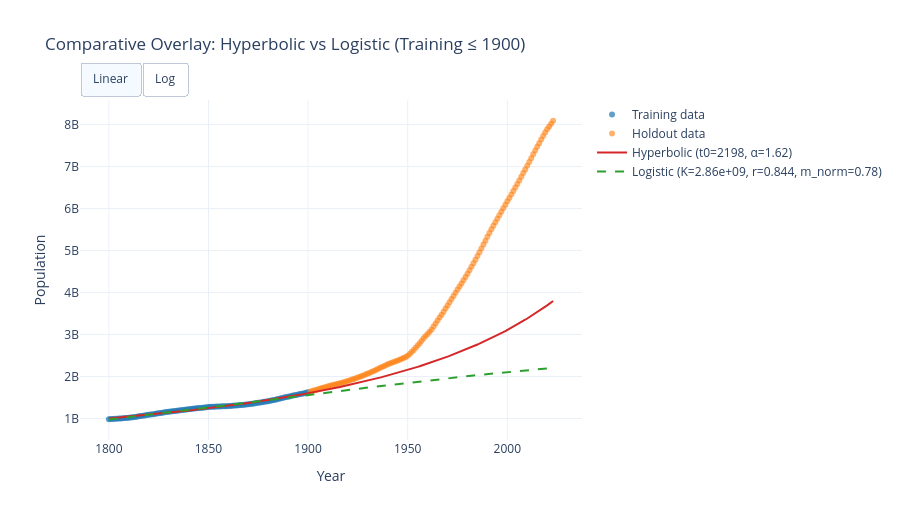

Notebook source saved alongside this figure:
### Code cell
def plot_comparative_overlay(
    data: pd.DataFrame,
    inference_year: int,
    logistic_idatas: Dict[int, az.InferenceData],
    logistic_rolling_results: pd.DataFrame,
) -> go.Figure:
    """
    Overlay observed data with hyperbolic (MAP) and logistic (posterior mean)
    projections for a given inference year.
    """
    train_data = data.loc[data["year"] <= inference_year].copy()
    holdout_data = data.loc[data["year"] > inference_year].copy()

    # Hyperbolic MAP fit
    _, _, hyp_meta = fit_hyperbolic_model(train_data, mode="map", verbose=False)

    # Logistic posterior-mean parameters
    log_row = logistic_rolling_results.loc[
        logistic_rolling_results["inference_year"] == inference_year
    ]

    year_range = np.arange(int(data["year"].min()), int(data["year"].max()) + 1, dtype=float)

    fig = go.Figure()

    # Observed training data
    fig.add_trace(go.Scatter(
        x=train_data["year"], y=train_data["population"],
        mode="markers",
        marker={"size": 6, "color": "#1f77b4", "opacity": 0.7},
        name="Training data",
        hovertemplate="Year: %{x}<br>Pop: %{y:,.0f}<extra></extra>",
    ))

    # Holdout data
    if not holdout_data.empty:
        fig.add_trace(go.Scatter(
            x=holdout_data["year"], y=holdout_data["population"],
            mode="markers",
            marker={"size": 6, "color": "#ff7f0e", "opacity": 0.6},
            name="Holdout data",
            hovertemplate="Year: %{x}<br>Pop: %{y:,.0f}<extra></extra>",
        ))

    # Hyperbolic projection
    if hyp_meta.get("success", False):
        hyp_pred = predict_hyperbolic_population(year_range, hyp_meta)
        fig.add_trace(go.Scatter(
            x=year_range, y=hyp_pred,
            mode="lines",
            line={"color": "#d62728", "width": 2},
            name=f"Hyperbolic (t0={hyp_meta['t0']:.0f}, α={hyp_meta['alpha']:.2f})",
            hovertemplate="Year: %{x:.0f}<br>Pop: %{y:,.0f}<extra></extra>",
        ))

    # Logistic projection (with time normalization)
    if not log_row.empty and bool(log_row["fit_success"].iloc[0]):
        K_val = float(log_row["K"].iloc[0])
        r_val = float(log_row["r"].iloc[0])
        m_norm_val = float(log_row["m_norm"].iloc[0])
        t_min_val = float(log_row["t_min"].iloc[0])
        t_max_val = float(log_row["t_max"].iloc[0])
        log_pred = predict_logistic_population_normalized(
            year_range, K_val, r_val, m_norm_val, t_min_val, t_max_val
        )
        fig.add_trace(go.Scatter(
            x=year_range, y=log_pred,
            mode="lines",
            line={"color": "#2ca02c", "width": 2, "dash": "dash"},
            name=f"Logistic (K={K_val:.2e}, r={r_val:.3f}, m_norm={m_norm_val:.2f})",
            hovertemplate="Year: %{x:.0f}<br>Pop: %{y:,.0f}<extra></extra>",
        ))

    fig.update_layout(
        title=f"Comparative Overlay: Hyperbolic vs Logistic (Training ≤ {inference_year})",
        xaxis_title="Year",
        yaxis_title="Population",
        template="plotly_white",
        height=520,
        hovermode="x unified",
        yaxis=dict(type="linear"),
        updatemenus=[dict(
            type="buttons", direction="left",
            buttons=[
                dict(args=[{"yaxis.type": "linear"}], label="Linear", method="relayout"),
                dict(args=[{"yaxis.type": "log"}], label="Log", method="relayout"),
            ],
            pad={"r": 10, "t": 10}, showactive=True,
            x=0.0, xanchor="left", y=1.14, yanchor="top",
        )],
    )
    return fig


# Plot comparative overlays for available windows
available_years = sorted(
    set(logistic_rolling_results.loc[logistic_rolling_results["fit_success"], "inference_year"])
)
if available_years:
    for _year in available_years:
        print(f"\nComparative overlay — inference year {_year}")
        plot_comparative_overlay(
            clean_df, _year, logistic_idatas, logistic_rolling_results
        ).show()
else:
    print("No logistic rolling fits available yet — run M4.2 cell first.")

### Figure 1 — Plotly figure (JSON) as saved in the notebook; plotly's stock layout.template omitted (floating-point values rounded to 4 significant figures; data arrays with more than 128 entries replaced by an {"elided": "..."} marker saying what was removed)
{"data": [{"hovertemplate": "Year: %{x}<br>Pop: %{y:,.0f}<extra></extra>", "marker": {"color": "#1f77b4", "opacity": 0.7, "size": 6}, "mode": "markers", "name": "Training data", "type": "scatter", "x": [1800, 1801, 1802, 1803, 1804, 1805, 1806, 1807, 1808, 1809, 1810, 1811, 1812, 1813, 1814, 1815, 1816, 1817, 1818, 1819, 1820, 1821, 1822, 1823, 1824, 1825, 1826, 1827, 1828, 1829, 1830, 1831, 1832, 1833, 1834, 1835, 1836, 1837, 1838, 1839, 1840, 1841, 1842, 1843, 1844, 1845, 1846, 1847, 1848, 1849, 1850, 1851, 1852, 1853, 1854, 1855, 1856, 1857, 1858, 1859, 1860, 1861, 1862, 1863, 1864, 1865, 1866, 1867, 1868, 1869, 1870, 1871, 1872, 1873, 1874, 1875, 1876, 1877, 1878, 1879, 1880, 1881, 1882, 1883, 1884, 1885, 1886, 1887, 1888, 1889, 1890, 1891, 1892, 1893, 1894, 1895, 1896, 1897, 1898, 1899, 1900], "y": [983100000.0, 986500000.0, 989900000.0, 993300000.0, 996800000.0, 1000000000.0, 1004000000.0, 1007000000.0, 1011000000.0, 1015000000.0, 1020000000.0, 1026000000.0, 1032000000.0, 1038000000.0, 1045000000.0, 1052000000.0, 1060000000.0, 1067000000.0, 1075000000.0, 1082000000.0, 1090000000.0, 1097000000.0, 1103000000.0, 1111000000.0, 1118000000.0, 1125000000.0, 1133000000.0, 1141000000.0, 1148000000.0, 1156000000.0, 1162000000.0, 1169000000.0, 1175000000.0, 1180000000.0, 1186000000.0, 1191000000.0, 1197000000.0, 1203000000.0, 1208000000.0, 1214000000.0, 1220000000.0, 1225000000.0, 1231000000.0, 1237000000.0, 1242000000.0, 1248000000.0, 1254000000.0, 1260000000.0, 1266000000.0, 1271000000.0, 1276000000.0, 1279000000.0, 1281000000.0, 1283000000.0, 1285000000.0, 1286000000.0, 1288000000.0, 1290000000.0, 1293000000.0, 1295000000.0, 1298000000.0, 1301000000.0, 1305000000.0, 1309000000.0, 1313000000.0, 1317000000.0, 1321000000.0, 1325000000.0, 1330000000.0, 1335000000.0, 1340000000.0, 1346000000.0, 1353000000.0, 1360000000.0, 1368000000.0, 1375000000.0, 1382000000.0, 1390000000.0, 1398000000.0, 1406000000.0, 1415000000.0, 1424000000.0, 1434000000.0, 1444000000.0, 1455000000.0, 1466000000.0, 1477000000.0, 1488000000.0, 1499000000.0, 1510000000.0, 1521000000.0, 1531000000.0, 1542000000.0, 1552000000.0, 1562000000.0, 1572000000.0, 1583000000.0, 1593000000.0, 1604000000.0, 1615000000.0, 1627000000.0]}, {"hovertemplate": "Year: %{x}<br>Pop: %{y:,.0f}<extra></extra>", "marker": {"color": "#ff7f0e", "opacity": 0.6, "size": 6}, "mode": "markers", "name": "Holdout data", "type": "scatter", "x": [1901, 1902, 1903, 1904, 1905, 1906, 1907, 1908, 1909, 1910, 1911, 1912, 1913, 1914, 1915, 1916, 1917, 1918, 1919, 1920, 1921, 1922, 1923, 1924, 1925, 1926, 1927, 1928, 1929, 1930, 1931, 1932, 1933, 1934, 1935, 1936, 1937, 1938, 1939, 1940, 1941, 1942, 1943, 1944, 1945, 1946, 1947, 1948, 1949, 1950, 1951, 1952, 1953, 1954, 1955, 1956, 1957, 1958, 1959, 1960, 1961, 1962, 1963, 1964, 1965, 1966, 1967, 1968, 1969, 1970, 1971, 1972, 1973, 1974, 1975, 1976, 1977, 1978, 1979, 1980, 1981, 1982, 1983, 1984, 1985, 1986, 1987, 1988, 1989, 1990, 1991, 1992, 1993, 1994, 1995, 1996, 1997, 1998, 1999, 2000, 2001, 2002, 2003, 2004, 2005, 2006, 2007, 2008, 2009, 2010, 2011, 2012, 2013, 2014, 2015, 2016, 2017, 2018, 2019, 2020, 2021, 2022, 2023], "y": [1640000000.0, 1653000000.0, 1667000000.0, 1681000000.0, 1695000000.0, 1710000000.0, 1725000000.0, 1739000000.0, 1754000000.0, 1767000000.0, 1780000000.0, 1793000000.0, 1805000000.0, 1817000000.0, 1829000000.0, 1841000000.0, 1854000000.0, 1867000000.0, 1881000000.0, 1895000000.0, 1911000000.0, 1927000000.0, 1944000000.0, 1961000000.0, 1979000000.0, 1997000000.0, 2015000000.0, 2033000000.0, 2052000000.0, 2072000000.0, 2092000000.0, 2113000000.0, 2135000000.0, 2157000000.0, 2179000000.0, 2202000000.0, 2225000000.0, 2248000000.0, 2271000000.0, 2292000000.0, 2312000000.0, 2331000000.0, 2349000000.0, 2367000000.0, 2385000000.0, 2402000000.0, 2421000000.0, 2442000000.0, 2468000000.0, 2493000000.0, 2537000000.0, 2584000000.0, 2634000000.0, 2686000000.0, 2740000000.0, 2795000000.0, 2853000000.0, 2911000000.0, 2966000000.0, 3015000000.0, 3065000000.0, 3123000000.0, 3193000000.0, 3264000000.0, 3335000000.0, 3404000000.0, 3473000000.0, 3545000000.0, 3619000000.0, 3695000000.0, 3770000000.0, 3845000000.0, 3921000000.0, 3996000000.0, 4071000000.0, 4144000000.0, 4218000000.0, 4292000000.0, 4369000000.0, 4448000000.0, 4529000000.0, 4613000000.0, 4697000000.0, 4782000000.0, 4869000000.0, 4958000000.0, 5050000000.0, 5142000000.0, 5234000000.0, 5328000000.0, 5419000000.0, 5506000000.0, 5592000000.0, 5676000000.0, 5759000000.0, 5842000000.0, 5925000000.0, 6007000000.0, 6089000000.0, 6172000000.0, 6255000000.0, 6338000000.0, 6420000000.0, 6503000000.0, 6587000000.0, 6671000000.0, 6757000000.0, 6844000000.0, 6933000000.0, 7022000000.0, 7111000000.0, 7201000000.0, 7292000000.0, 7382000000.0, 7470000000.0, 7559000000.0, 7646000000.0, 7730000000.0, 7811000000.0, 7887000000.0, 7954000000.0, 8021000000.0, 8092000000.0]}, {"hovertemplate": "Year: %{x:.0f}<br>Pop: %{y:,.0f}<extra></extra>", "line": {"color": "#d62728", "width": 2}, "mode": "lines", "name": "Hyperbolic (t0=2198, α=1.62)", "type": "scatter", "x": {"elided": "224 float values"}, "y": {"elided": "224 float values"}}, {"hovertemplate": "Year: %{x:.0f}<br>Pop: %{y:,.0f}<extra></extra>", "line": {"color": "#2ca02c", "dash": "dash", "width": 2}, "mode": "lines", "name": "Logistic (K=2.86e+09, r=0.844, m_norm=0.78)", "type": "scatter", "x": {"elided": "224 float values"}, "y": {"elided": "224 float values"}}], "layout": {"height": 520, "hovermode": "x unified", "title": {"text": "Comparative Overlay: Hyperbolic vs Logistic (Training ≤ 1900)"}, "updatemenus": [{"buttons": [{"args": [{"yaxis.type": "linear"}], "label": "Linear", "method": "relayout"}, {"args": [{"yaxis.type": "log"}], "label": "Log", "method": "relayout"}], "direction": "left", "pad": {"r": 10, "t": 10}, "showactive": true, "type": "buttons", "x": 0, "xanchor": "left", "y": 1.14, "yanchor": "top"}], "xaxis": {"title": {"text": "Year"}}, "yaxis": {"title": {"text": "Population"}, "type": "linear"}}}
